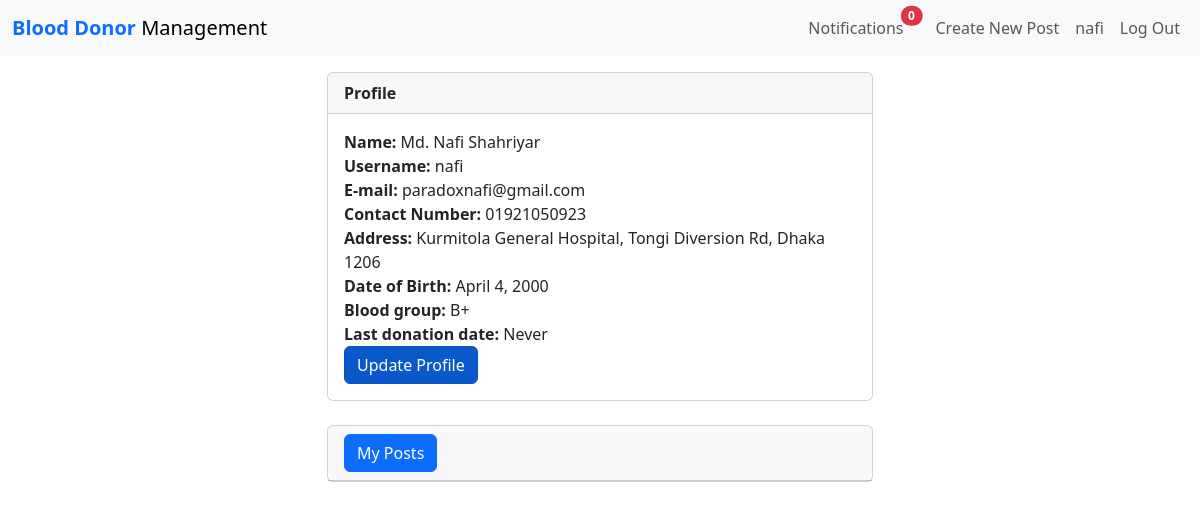
The page /auth1/profile/ (signed in) on the database its author committed.
### auth1/models.py (models this page shows, shortened)
class RegisterUser(AbstractBaseUser):
	username				= models.CharField(max_length=50, unique=True)
	name					= models.CharField(max_length=100)
	email					= models.EmailField(max_length=100, unique=True)
	contact_number			= models.CharField(max_length=15)
	address					= models.CharField(max_length=250, null=True, blank=True)
	date_of_birth			= models.DateField(null=True, blank=True) #Fix
	nid						= models.CharField(max_length=13, null=True, blank=True)
	blood_group				= models.CharField(max_length=8, choices=BLOOD_GROUPS, null=True, blank=True)
	date_joined				= models.DateTimeField(verbose_name='date joined', auto_now_add=True)
	last_login				= models.DateTimeField(verbose_name='last login', auto_now=True)
	is_admin				= models.BooleanField(default=False)
	is_active				= models.BooleanField(default=True)
	is_staff				= models.BooleanField(default=False)
	is_superuser			= models.BooleanField(default=False)
	last_donated			= models.DateField(verbose_name='last_donated', auto_now_add=False, null=True, blank=True)
	donation_count			= models.IntegerField(default=0)
	USERNAME_FIELD = 'email'
	REQUIRED_FIELDS = ['username', 'password']
	objects = MyAccountManager()

### auth1/views.py (the view)
# urls.py: path('profile/', views.profileUserView, name='profileUser'),
def profileUserView(request):
    profile = RegisterUser.objects.get(id=request.user.id)
    born = request.user.date_of_birth
    today = date.today()
    age = today.year - born.year - ((today.month, today.day) < (born.month, born.day))
    last_donation_date = request.user.last_donated
    if last_donation_date != None:
        today = date.today()
        delta = today - last_donation_date
        days_since = delta.days
    else:
        days_since = ""
    return render(request, 'auth1/profile.html', {
        'profile': profile,
        'age': age,
        'days': days_since,
    })

### post/context_processors.py (called while the page is built)
def notification_to_base(request):
    user = request.user.id
    notifications = Notification.objects.filter(receiver=user).order_by('-creation_date')
    unread_notifications = Notification.objects.filter(receiver=user).exclude(read_by=user).order_by('-creation_date')
    total_unread_notifications = len(unread_notifications)
    return {
        'total_unread_notifications': total_unread_notifications,
        'notifications': notifications,
        }

### auth1/templates/auth1/profile.html (shortened to what this page needs)
{% extends 'post/base.html' %}
{% block content %}
    <div class="container">
        <div class="row">
            <div class="col-6 offset-3 my-3">
                <div class="card">
                    <div class="card-header d-flex justify-content-between align-items-center">
                        <b>Profile</b>
                    </div>
                    <div class="card-body">
                        <b>Name: </b>{{ profile.name }}<br/>
                        <b>Username: </b>{{ profile.username }}<br/>
                        <b>E-mail: </b>{{ profile.email }}<br/>
                        <b>Contact Number: </b>{{ profile.contact_number }}<br/>
                        {% if profile.address != None and profile.blood_group != None and profile.nid != None  %}
                            <b>Address: </b>{{ profile.address }}<br/>
                            <b>Date of Birth: </b>{{ profile.date_of_birth }}<br/>
                            <b>Blood group: </b>{{ profile.blood_group }}<br/>
                            {% if last_donated == None %}
                                <b>Last donation date: </b> Never <br>
                            {% else %}
                                <b>Last donation date: </b>{{ profile.last_donated }} ({{days}} days ago) <br/>
                            {% endif %}
                        {% endif %}
                        {% if request.user.email == profile.email %}
                            {% if profile.address != None and profile.blood_group != None and profile.nid != None %}
                                <a href="{% url 'updateProfile'%}" class="btn btn-primary active" role="button" aria-pressed="true">Update Profile</a>
                            {% else %}
                                <a href="{% url 'updateProfile'%}" class="btn btn-primary active" role="button" aria-pressed="true">Complete Your Profile</a>
                            {% endif %}
                        {% endif %}
                    </div>
                </div> <br>
                {% if request.user.email == profile.email %}
                <div class="card">
                    <div class="card-header">
                        <a href="/posts/my_posts/" class="btn btn-primary mr-2"> My Posts</a>
                    </div>
                </div>
                {% endif %}
            </div>
        </div>
    </div>
{% endblock %}

### post/templates/post/base.html (shortened to what this page needs)
<!DOCTYPE html>
<html lang="en">
<head>
	{% load bootstrap5 %}
	{% bootstrap_css %}
	<nav class="navbar navbar-expand-lg navbar-light bg-light">
		<div class="container-fluid">
			<a class="navbar-brand" href="{% url 'home'%}"> <b class="text-primary"> Blood Donor
				</b><span>Management</span> </a>
			<div class="collapse navbar-collapse" id="navbarSupportedContent">
				{% if user.is_authenticated %}
				<ul class="navbar-nav ml-auto">
					<li class="nav-item dropdown">
						<a type="button" class="nav-link position-relative me-3 " data-bs-toggle="dropdown"
							aria-expanded="false" href="/auth1/user/{{user.id}}/notifications">
							Notifications
							<span
								class="position-absolute top-5 start-100 translate-middle badge rounded-pill bg-danger">
								{{ total_unread_notifications }}
							</span>
						</a>
					</li>
					<li class="nav-item">
						<a class="nav-link" href="{% url 'createpost' %}">Create New Post</a>
					</li>
					<li class="nav-item">
						<a class="nav-link" href="{% url 'profileUser'%}">{{user.username}}</a>
					</li>
					<li class="nav-item">
						<a class="nav-link" href="{% url 'logoutUser'%}">Log Out</a>
					</li>
				</ul>
				{% endif %}
			</div>
		</div>
	</nav>
</head>
<body>
	<div id="content" , name="content">
		{% block content %}
		{% endblock %}
	</div>
</body>
</html>

### rows shown on the page
RegisterUser: username "nafi", name "Md. Nafi Shahriyar", email "paradoxnafi@gmail.com", contact_number "01921050923", address "Kurmitola General Hospital, Tongi Diversion Rd, Dhaka 1206", date_of_birth "April 4, 2000", blood_group "B+"

### other values the page prints
{{ total_unread_notifications }} "0"
